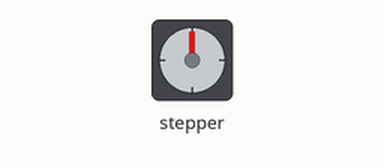
This sketch was run on a simulated Arduino Uno, built with avr-gcc and run on an emulated ATmega328P. Shown: stepper motor. Stepper angles assume 200 steps per turn.

Above: at 0.15 s.
At 10.06 s:
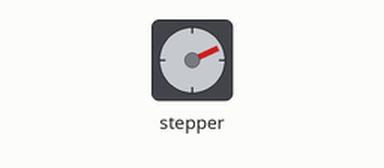
At 19.98 s:
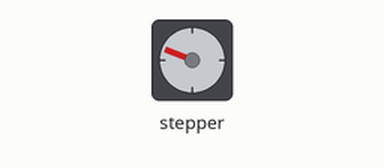
At 39.8 s:
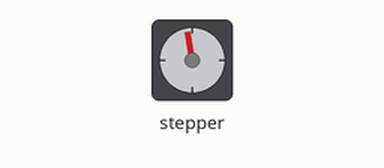
Timing chart, 0 to 40.0 s (numbered marks = the images above):
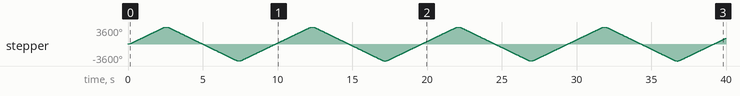

The sketch:

10_rotations.ino
```cpp
#include <AccelStepper.h>

// Define the pins for step and direction
#define STEP_PIN 8
#define DIR_PIN 9

// Steps per revolution (adjust this according to your motor)
const int stepsPerRevolution = 200; // For a typical 1.8° stepper motor (200 steps/rev)

// Create an instance of AccelStepper
AccelStepper stepper(1, STEP_PIN, DIR_PIN);

// Number of rotations
const int rotations = 10;

// Target position (steps for 10 rotations)
long targetPosition = rotations * stepsPerRevolution;

// Track whether the motor is moving forward or backward
bool movingForward = true;

void setup() {
  // Set the maximum speed and acceleration
  stepper.setMaxSpeed(1000);    // Steps per second
  stepper.setAcceleration(5000); // Steps per second squared

  // Start by moving forward
  stepper.moveTo(targetPosition);
}

void loop() {
  // Move the motor to the target position
  if (stepper.distanceToGo() == 0) {
    // When the current movement is complete, switch direction
    movingForward = !movingForward;
    targetPosition = movingForward ? rotations * stepsPerRevolution : -rotations * stepsPerRevolution;
    stepper.moveTo(targetPosition);
  }

  // Keep the stepper running
  stepper.run();
}
```

Measured:
- by itself, stepper: turns 3598° clockwise in 2.5 s, then 7197° counter-clockwise in 4.8 s, then 7199° clockwise in 4.9 s, then 7200° counter-clockwise in 4.8 s, and so on
